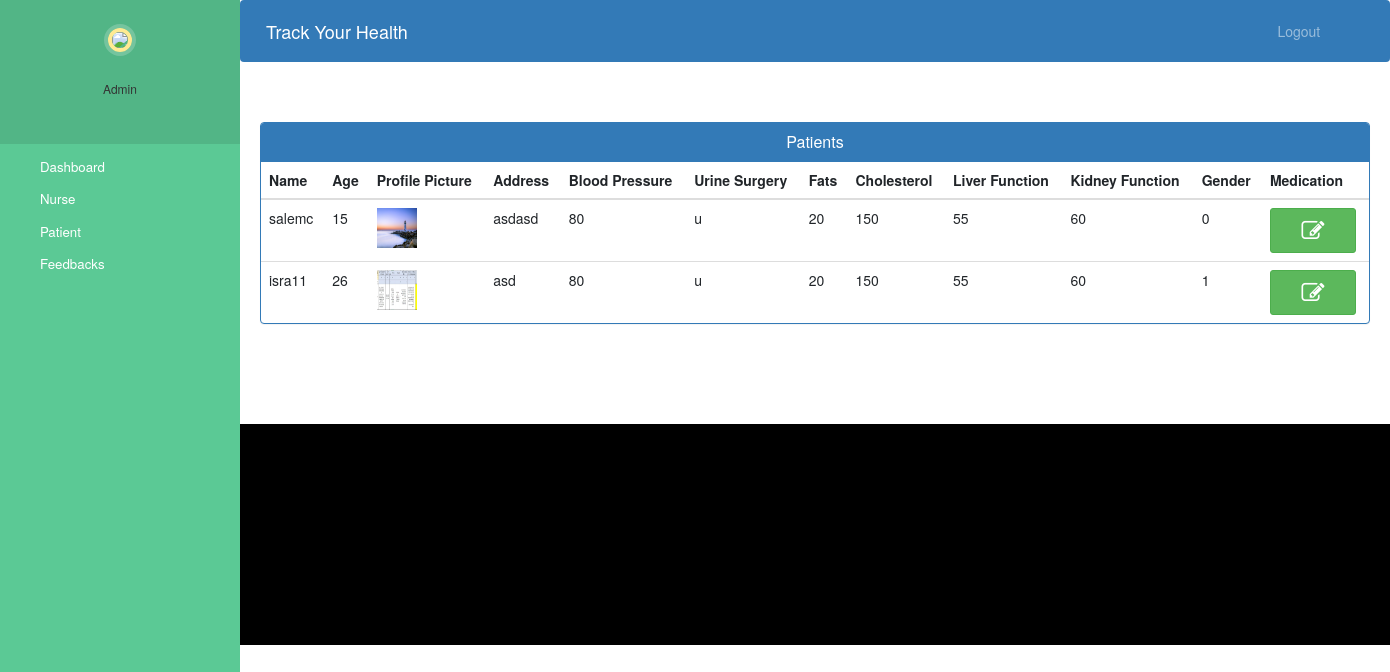
The page /admin-view-patient (signed in) on the database its author committed.
### track/models.py (models this page shows, shortened)
class Patient(models.Model):
    user=models.OneToOneField(User,on_delete=models.CASCADE)
    address = models.CharField(max_length=40)
    gender = models.IntegerField(choices=GENDER_CHOICES)
    age = models.IntegerField(default=15)
    symptoms = models.CharField(max_length=100,null=True)
    assignedDoctorId = models.PositiveIntegerField(null=True)
    profile_pic = models.ImageField(upload_to='profile_pic/PatientProfilePic/', null=True, blank=True)
    admitDate=models.DateField(auto_now=True)
    status=models.BooleanField(default=False)
    Urine_surgery=models.CharField(max_length=1000,default='u')
    Blood_Pressure=models.IntegerField(default=80)
    Fats=models.IntegerField(default=20)
    Cholesterol=models.IntegerField(default=150)
    Liver_function=models.IntegerField(default=55)
    Kidney_function=models.IntegerField(default=60)
    food_list = models.ManyToManyField(Food)
    medication_dosages = models.ManyToManyField(Medication)

### track/views.py (the view)
# urls.py: path('admin-view-patient', views.admin_view_patient_view, name='admin-view-patient'),
@user_passes_test(is_admin)
def admin_view_patient_view(request):
    patients = models.Patient.objects.all()
    return render(request, 'admin_view_patient.html', {'patients': patients})

### track/views.py (called while the page is built)
def is_admin(user):
    return user.is_staff

### templates/admin_view_patient.html (shortened to what this page needs)
{% extends 'admin_base.html' %}
{% block content %}
{%load static%}
<head>
  <link href="//netdna.bootstrapcdn.com/bootstrap/3.0.0/css/bootstrap.min.css" rel="stylesheet" id="bootstrap-css">
</head>
<div class="container">
  <div class="panel panel-primary">
    <div class="panel-heading">
      <h6 class="panel-title">Patients</h6>
    </div>
    <table class="table table-hover" id="dev-table">
      <thead>
        <tr>
          <th>Name</th>
          <th>Age</th>
          <th>Profile Picture</th>
          <th>Address</th>
          <th>Blood Pressure</th>
          <th>Urine Surgery</th>
          <th>Fats</th>
          <th>Cholesterol</th>
          <th>Liver Function</th>
          <th>Kidney Function</th>
          <th>Gender</th>
          <th>Medication</th>
        </tr>
      </thead>
      {% for d in patients %}
        <td> {{d.user}}</td>
        <td>{{d.age}}</td>
        <td> <img src="{% static d.profile_pic.url %}" alt="Profile Pic" height="40px" width="40px" /></td>
        <td>{{d.address}}</td>
        <td>{{d.Blood_Pressure}}</td>
        <td>{{d.Urine_surgery}}</td>
        <td>{{d.Fats}}</td>
        <td>{{d.Cholesterol}}</td>
        <td>{{d.Liver_function}}</td>
        <td>{{d.Kidney_function}}</td>
        <td>{{d.gender}}</td>
        <td><a class="btn btn-success btn-sm" href="{% url 'admin-add-medication' d.id  %}"><span class="fa fa-edit"></span></a></td>
      {% endfor %}
    </table>
  </div>
</div>
{% endblock content %}

### static/style.css (style rules this page uses)
body { padding-left: 240px; }

### templates/admin_base.html (style rules this page uses)
a:link { text-decoration: none; }
a { color: white; }
.fa { font-size: 23px; width: 60px; text-align: center; text-decoration: none; margin: 5px 2px; border-radius: 50%; }
body { padding-left: 240px; }

### templates/admin_view_patient.html (style rules this page uses)
a:link { text-decoration: none; }
h6 { text-align: center; }

### rows shown on the page
Patient: user "salemc", age "15", profile_pic (picture), address "asdasd", Blood_Pressure "80", Urine_surgery "u", Fats "20", Cholesterol "150", Liver_function "55", Kidney_function "60", gender "0"
Patient: user "isra11", age "26", profile_pic (picture), address "asd", Blood_Pressure "80", Urine_surgery "u", Fats "20", Cholesterol "150", Liver_function "55", Kidney_function "60", gender "1"
